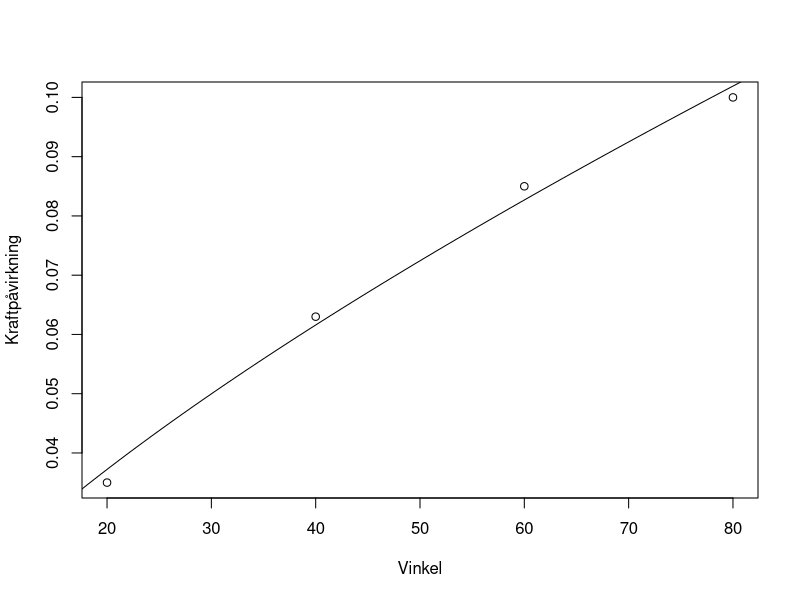

The R script that drew this image:
## ---- chunk 1
    vin = c(20, 40, 60, 80)
    kraft = c(0.035, 0.063, 0.085, 0.10)

    fit = nls(y ~ b * x^a, data = list(y = kraft, x = vin), start = list(b = 1, a = 0.5))

    nx = seq(0, 100, length = 100)
    ny = predict(fit, data.frame(x = nx))

    co = coef(fit)

    plot(vin, kraft, xlab = "Vinkel", ylab = "Kraftpåvirkning")
    lines(nx, ny)

## ---- chunk 2
    predict(fit, data.frame(x = 45))
